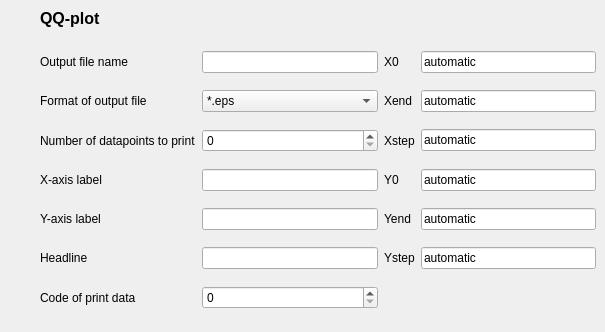
      <widget class="QWidget" name="tab_5">
       <attribute name="title">
        <string>QQ-plot</string>
       </attribute>
       <widget class="QLabel" name="label_91">
        <property name="geometry">
         <rect>
          <x>40</x>
          <y>10</y>
          <width>291</width>
          <height>17</height>
         </rect>
        </property>
        <property name="font">
         <font>
          <pointsize>12</pointsize>
          <weight>75</weight>
          <bold>true</bold>
         </font>
        </property>
        <property name="text">
         <string>QQ-plot</string>
        </property>
       </widget>
       <widget class="QWidget" name="layoutWidget_5">
        <property name="geometry">
         <rect>
          <x>40</x>
          <y>40</y>
          <width>556</width>
          <height>283</height>
         </rect>
        </property>
        <layout class="QGridLayout" name="gridLayout_10">
         <item row="0" column="0">
          <widget class="QLabel" name="label_92">
           <property name="text">
            <string>Output file name</string>
           </property>
          </widget>
         </item>
         <item row="0" column="1">
          <widget class="QLineEdit" name="lineEdit_58"/>
         </item>
         <item row="0" column="2">
          <widget class="QLabel" name="label_93">
           <property name="text">
            <string>X0</string>
           </property>
          </widget>
         </item>
         <item row="0" column="3">
          <widget class="QLineEdit" name="lineEdit_59">
           <property name="text">
            <string>automatic</string>
           </property>
          </widget>
         </item>
         <item row="1" column="0">
          <widget class="QLabel" name="label_94">
           <property name="text">
            <string>Format of output file</string>
           </property>
          </widget>
         </item>
         <item row="1" column="1">
          <widget class="QComboBox" name="comboBox_10">
           <item>
            <property name="text">
             <string>*.eps</string>
            </property>
           </item>
           <item>
            <property name="text">
             <string>*.jpeg</string>
            </property>
           </item>
           <item>
            <property name="text">
             <string>*.pdf</string>
            </property>
           </item>
           <item>
            <property name="text">
             <string>*.svg</string>
            </property>
           </item>
          </widget>
         </item>
         <item row="1" column="2">
          <widget class="QLabel" name="label_95">
           <property name="text">
            <string>Xend</string>
           </property>
          </widget>
         </item>
         <item row="1" column="3">
          <widget class="QLineEdit" name="lineEdit_60">
           <property name="text">
            <string>automatic</string>
           </property>
          </widget>
         </item>
         <item row="2" column="0">
          <widget class="QLabel" name="label_96">
           <property name="text">
            <string>Number of datapoints to print</string>
           </property>
          </widget>
         </item>
         <item row="2" column="1">
          <widget class="QSpinBox" name="spinBox_nPrint_6"/>
         </item>
         <item row="2" column="2">
          <widget class="QLabel" name="label_97">
           <property name="text">
            <string>Xstep</string>
           </property>
          </widget>
         </item>
         <item row="2" column="3">
          <widget class="QLineEdit" name="lineEdit_61">
           <property name="text">
            <string>automatic</string>
           </property>
          </widget>
         </item>
         <item row="3" column="0">
          <widget class="QLabel" name="label_98">
           <property name="text">
            <string>X-axis label</string>
           </property>
          </widget>
         </item>
         <item row="3" column="1">
          <widget class="QLineEdit" name="lineEdit_62"/>
         </item>
         <item row="3" column="2">
          <widget class="QLabel" name="label_99">
           <property name="text">
            <string>Y0</string>
           </property>
          </widget>
         </item>
         <item row="3" column="3">
          <widget class="QLineEdit" name="lineEdit_63">
           <property name="text">
            <string>automatic</string>
           </property>
          </widget>
         </item>
         <item row="4" column="0">
          <widget class="QLabel" name="label_100">
           <property name="text">
            <string>Y-axis label</string>
           </property>
          </widget>
         </item>
         <item row="4" column="1">
          <widget class="QLineEdit" name="lineEdit_64"/>
         </item>
         <item row="4" column="2">
          <widget class="QLabel" name="label_101">
           <property name="text">
            <string>Yend</string>
           </property>
          </widget>
         </item>
         <item row="4" column="3">
          <widget class="QLineEdit" name="lineEdit_65">
           <property name="text">
            <string>automatic</string>
           </property>
          </widget>
         </item>
         <item row="5" column="0">
          <widget class="QLabel" name="label_102">
           <property name="text">
            <string>Headline</string>
           </property>
          </widget>
         </item>
         <item row="5" column="1">
          <widget class="QLineEdit" name="lineEdit_66"/>
         </item>
         <item row="5" column="2">
          <widget class="QLabel" name="label_103">
           <property name="text">
            <string>Ystep</string>
           </property>
          </widget>
         </item>
         <item row="5" column="3">
          <widget class="QLineEdit" name="lineEdit_67">
           <property name="text">
            <string>automatic</string>
           </property>
          </widget>
         </item>
         <item row="6" column="0">
          <widget class="QLabel" name="label_104">
           <property name="text">
            <string>Code of print data</string>
           </property>
          </widget>
         </item>
         <item row="6" column="1">
          <widget class="QSpinBox" name="spinBox_12"/>
         </item>
        </layout>
       </widget>
      </widget>
